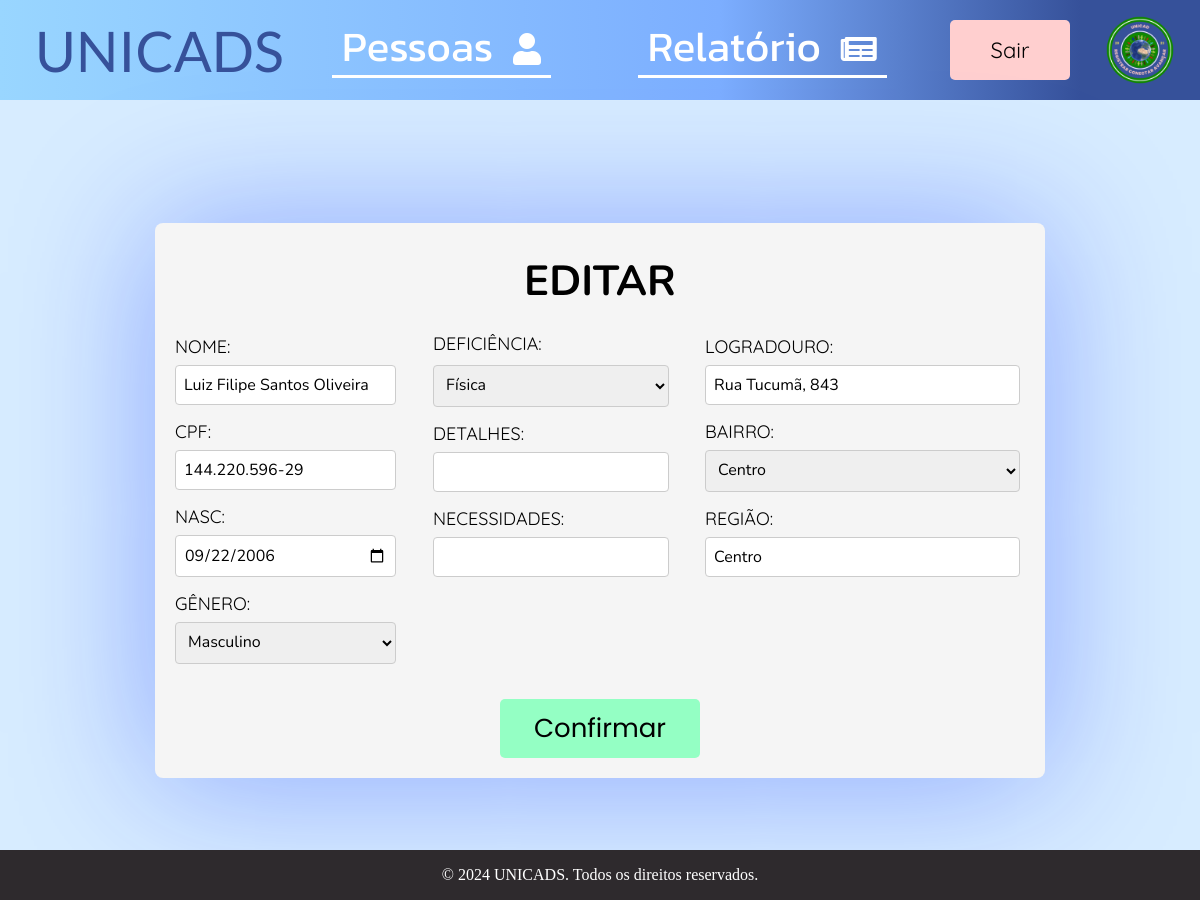
The page /editar-pessoa/47 (signed in) on the database as committed earlier.
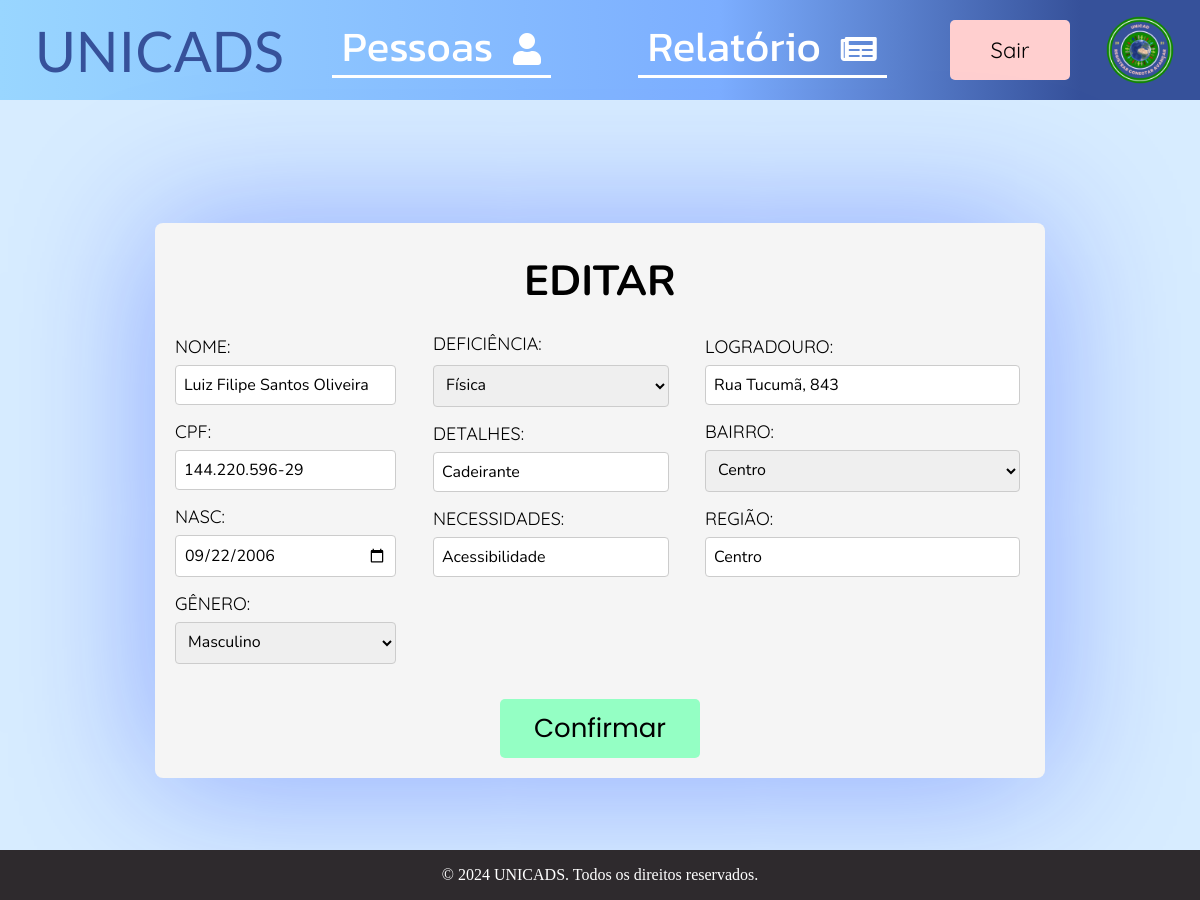
The same page on the database as committed later.
### base/models.py (models this page shows, shortened)
class Pessoa(models.Model):
    nome =  models.CharField(max_length=200, blank=False, null=False)
    cpf = models.CharField(max_length=20)
    data_nasc = models.DateField()
    genero = models.CharField(
        max_length=10,
        choices=[
        ('Masculino', 'Masculino'),
        ('Feminino', 'Feminino'),
    ],
        default='Não informado',
    )
    endereco = models.ForeignKey(Endereco, on_delete=models.SET_NULL, null=True, default=None)
    deficiencia = models.CharField(max_length=15,
                                   choices=[
                                        ('Física', 'Física'),
                                        ('Auditiva', 'Auditiva'),
                                        ('Visual', 'Visual'),
                                        ('Intelectual', 'Intelectual'),
                                        ('Psicossocial', 'Psicossocial'),
                                   ],
                                   default='Não informada')
    detalhes = models.CharField(max_length=300, default='Não Fornecido')
    necessidades = models.CharField(max_length=300, default='Não Fornecida')

class Endereco(models.Model):
    BAIRROS_CHOICES = [
        ('Água Verde', 'Água Verde'),
        ('Águas Claras', 'Águas Claras'),
        ('Amizade', 'Amizade'),
        ('Barra do Rio Cerro', 'Barra do Rio Cerro'),
        ('Barra do Rio Molha', 'Barra do Rio Molha'),
        ('Boa Vista', 'Boa Vista'),
        ('Braço Ribeirão Cavalo', 'Braço Ribeirão Cavalo'),
        ('Centenário', 'Centenário'),
        ('Centro', 'Centro'),
        ('Chico de Paulo', 'Chico de Paulo'),
        ('Czerniewicz', 'Czerniewicz'),
        ('Estrada Nova', 'Estrada Nova'),
        ('Ilha da Figueira', 'Ilha da Figueira'),
        ('Jaraguá 84', 'Jaraguá 84'),
        ('Jaraguá 99', 'Jaraguá 99'),
        ('Jaraguá Esquerdo', 'Jaraguá Esquerdo'),
        ('João Pessoa', 'João Pessoa'),
        ('Nereu Ramos', 'Nereu Ramos'),
        ('Nova Brasília', 'Nova Brasília'),
        ('Parque Malwee', 'Parque Malwee'),
        ('Rau', 'Rau'),
        ('Ribeirão Cavalo', 'Ribeirão Cavalo'),
        ('Rio Cerro I', 'Rio Cerro I'),
        ('Rio Cerro II', 'Rio Cerro II'),
        ('Rio da Luz', 'Rio da Luz'),
        ('Rio Molha', 'Rio Molha'),
        ('Santa Luzia', 'Santa Luzia'),
        ('Santo Antônio', 'Santo Antônio'),
        ('São Luís', 'São Luís'),
        ('Tifa Martins', 'Tifa Martins'),
        ('Tifa Monos', 'Tifa Monos'),
        ('Três Rios do Norte', 'Três Rios do Norte'),
        ('Três Rios do Sul', 'Três Rios do Sul'),
        ('Vieira', 'Vieira'),
        ('Vila Baependi', 'Vila Baependi'),
        ('Vila Lalau', 'Vila Lalau'),
        ('Vila Lenzi', 'Vila Lenzi'),
        ('Vila Nova', 'Vila Nova'),
    ]
    logradouro = models.CharField(max_length=200)
    bairro = models.CharField(max_length=100,
                                choices=BAIRROS_CHOICES, default='Não Informado')
    regiao = models.CharField(max_length=100)

### base/views.py (the view, shortened to what this page needs)
# urls.py: path('editar-pessoa/<int:pessoa_id>', views.editar_pessoa, name='editar'),
@login_required(login_url='login/')
def editar_pessoa(request, pessoa_id):
    pessoa = Pessoa.objects.get(id=pessoa_id)
    form_pessoa = PessoaForm(request.POST, instance=pessoa)
    form_endereco = EnderecoForm(request.POST, instance=pessoa.endereco)
    return render(request, 'editar.html', {'form_pessoa': form_pessoa, 'form_endereco': form_endereco, 'pessoa': pessoa, 'bairros':[bairro[0] for bairro in Endereco.BAIRROS_CHOICES]})

### base/forms.py
class PessoaForm(forms.ModelForm):
    detalhes = forms.CharField(required=False)
    necessidades = forms.CharField(required=False)
    class Meta:
        model = Pessoa
        fields = ['nome', 'cpf', 'data_nasc', 'genero', 'deficiencia','detalhes', 'necessidades']

class EnderecoForm(forms.ModelForm):
    class Meta:
        model = Endereco
        fields = ['logradouro', 'bairro', 'regiao']

### base/templates/editar.html (shortened to what the changed rows need)
{% extends "base.html" %}
{% load static %}
{% block css %}{% static 'css/cadastro_editar.css' %}{% endblock %}
{% block conteudo %}
<link rel="stylesheet" href="https://cdnjs.cloudflare.com/ajax/libs/font-awesome/5.15.4/css/all.min.css">
<main>
    <div class="box">
        <h1 class="text">EDITAR</h1>
        <form method="post" class="edit-form">
            <div class="dados">
                <div class="pessoa">
                    <div class="esquerda">
                        <div class="form-group">
                            <label for="id_nome">NOME:</label>
                            <input type="text" name="nome" id="id_nome" autocomplete="off" value="{{ form_pessoa.instance.nome }}" required>
                        </div>
                        <div class="form-group">
                            <label for="id_cpf">CPF:</label>
                            <input type="text" name="cpf" id="id_cpf" autocomplete="off" maxlength="14" value="{{ form_pessoa.instance.cpf }}">
                        </div>
                        <div class="form-group">
                            <label for="id_nasc">NASC:</label>
                            <input type="date" name="data_nasc" id="id_nasc" autocomplete="off" value="{{ form_pessoa.instance.data_nasc|date:'Y-m-d' }}">
                        </div>
                    </div>
                    <div class="direita">
                        <div class="form-group">
                            <label for="id_deficiencia">DEFICIÊNCIA:</label>
                            <select name="deficiencia" id="id_deficiencia" required>
                                <option value="Física" {% if form_pessoa.instance.deficiencia == 'Física' %}selected{% endif %}>Física</option>
                            </select>
                        </div>
                        <div class="form-group">
                            <label for="id_detalhes">DETALHES:</label>
                            <input type="text" name="detalhes" id="id_detalhes" autocomplete="off" value="{{ form_pessoa.instance.detalhes }}">
                        </div>
                        <div class="form-group">
                            <label for="id_necessidades">NECESSIDADES:</label>
                            <input type="text" name="necessidades" id="id_necessidades" autocomplete="off" value="{{ form_pessoa.instance.necessidades }}">
                        </div>
                    </div>
                </div>
                <div class="endereco">
                    <div class="form-group">
                        <label for="id_logradouro">LOGRADOURO:</label>
                        <input type="text" name="logradouro" id="id_logradouro" autocomplete="off" value="{{ form_pessoa.instance.endereco.logradouro }}">
                    </div>
                    <div class="form-group">
                        <label for="id_bairro">BAIRRO:</label>
                            <select name="bairro" id="id_bairro" required>
                                {% for bairro in bairros %}
                                <option value="{{ bairro }}" {% if form_pessoa.instance.endereco.bairro == bairro %}selected{% endif %}>{{ bairro }}</option>
                                {% endfor %}
                            </select>
                    </div>
                    <div class="form-group">
                        <label for="id_regiao">REGIÃO:</label>
                        <input type="text" name="regiao" id="id_regiao" autocomplete="off" value="{{ form_pessoa.instance.endereco.regiao }}">
                    </div>
                </div>
            </div>
        </form>
    </div>
</main>
{% endblock %}

Rows that differ between the two databases and show on the page:
changed Pessoa "Luiz Filipe Santos Oliveira": detalhes (not shown) → "Cadeirante"; necessidades (not shown) → "Acessibilidade"
